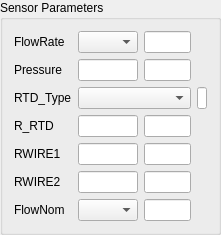
  <widget class="QGroupBox" name="groupBox_2">
   <property name="geometry">
    <rect>
     <x>280</x>
     <y>20</y>
     <width>191</width>
     <height>209</height>
    </rect>
   </property>
   <property name="title">
    <string>Sensor Parameters</string>
   </property>
   <layout class="QGridLayout" name="gridLayout_9">
    <item row="2" column="4">
     <widget class="QLineEdit" name="lineEdit_RTD_TypeHex">
      <property name="maximumSize">
       <size>
        <width>10</width>
        <height>16777215</height>
       </size>
      </property>
     </widget>
    </item>
    <item row="1" column="0">
     <widget class="QLabel" name="label_20">
      <property name="text">
       <string>Pressure</string>
      </property>
     </widget>
    </item>
    <item row="3" column="0">
     <widget class="QLabel" name="label_22">
      <property name="text">
       <string>R_RTD</string>
      </property>
     </widget>
    </item>
    <item row="3" column="3">
     <widget class="QLineEdit" name="lineEdit_R_RTDHex"/>
    </item>
    <item row="6" column="2">
     <widget class="QComboBox" name="comboBox_FlowNom">
      <property name="maximumSize">
       <size>
        <width>60</width>
        <height>16777215</height>
       </size>
      </property>
     </widget>
    </item>
    <item row="0" column="0">
     <widget class="QLabel" name="label_19">
      <property name="text">
       <string>FlowRate</string>
      </property>
     </widget>
    </item>
    <item row="4" column="3">
     <widget class="QLineEdit" name="lineEdit_RWire1Hex"/>
    </item>
    <item row="0" column="2">
     <widget class="QComboBox" name="comboBox_FlowRate">
      <property name="maximumSize">
       <size>
        <width>60</width>
        <height>16777215</height>
       </size>
      </property>
     </widget>
    </item>
    <item row="1" column="3">
     <widget class="QLineEdit" name="lineEdit_PressureHex"/>
    </item>
    <item row="5" column="3">
     <widget class="QLineEdit" name="lineEdit_RWire2Hex"/>
    </item>
    <item row="6" column="3">
     <widget class="QLineEdit" name="lineEdit_FlowNomHex"/>
    </item>
    <item row="5" column="0">
     <widget class="QLabel" name="label_24">
      <property name="text">
       <string>RWIRE2</string>
      </property>
     </widget>
    </item>
    <item row="3" column="2">
     <widget class="QLineEdit" name="lineEdit_R_RTD">
      <property name="maximumSize">
       <size>
        <width>60</width>
        <height>16777215</height>
       </size>
      </property>
     </widget>
    </item>
    <item row="1" column="2">
     <widget class="QLineEdit" name="lineEdit_Pressure">
      <property name="maximumSize">
       <size>
        <width>60</width>
        <height>16777215</height>
       </size>
      </property>
     </widget>
    </item>
    <item row="0" column="3">
     <widget class="QLineEdit" name="lineEdit_FlowRateHex"/>
    </item>
    <item row="6" column="0">
     <widget class="QLabel" name="label_25">
      <property name="text">
       <string>FlowNom</string>
      </property>
     </widget>
    </item>
    <item row="4" column="0">
     <widget class="QLabel" name="label_23">
      <property name="text">
       <string>RWIRE1</string>
      </property>
     </widget>
    </item>
    <item row="2" column="2" colspan="2">
     <widget class="QComboBox" name="comboBox_RTD_Type">
      <property name="minimumSize">
       <size>
        <width>113</width>
        <height>0</height>
       </size>
      </property>
      <property name="maximumSize">
       <size>
        <width>200</width>
        <height>16777215</height>
       </size>
      </property>
     </widget>
    </item>
    <item row="2" column="0">
     <widget class="QLabel" name="label_21">
      <property name="text">
       <string>RTD_Type</string>
      </property>
     </widget>
    </item>
    <item row="4" column="2">
     <widget class="QLineEdit" name="lineEdit_RWire1">
      <property name="maximumSize">
       <size>
        <width>60</width>
        <height>16777215</height>
       </size>
      </property>
     </widget>
    </item>
    <item row="5" column="2">
     <widget class="QLineEdit" name="lineEdit_RWire2">
      <property name="maximumSize">
       <size>
        <width>60</width>
        <height>16777215</height>
       </size>
      </property>
     </widget>
    </item>
    <item row="2" column="1">
     <spacer name="horizontalSpacer_2">
      <property name="orientation">
       <enum>Qt::Horizontal</enum>
      </property>
      <property name="sizeHint" stdset="0">
       <size>
        <width>40</width>
        <height>20</height>
       </size>
      </property>
     </spacer>
    </item>
    <item row="0" column="1">
     <spacer name="horizontalSpacer_3">
      <property name="orientation">
       <enum>Qt::Horizontal</enum>
      </property>
      <property name="sizeHint" stdset="0">
       <size>
        <width>40</width>
        <height>20</height>
       </size>
      </property>
     </spacer>
    </item>
    <item row="1" column="1">
     <spacer name="horizontalSpacer_4">
      <property name="orientation">
       <enum>Qt::Horizontal</enum>
      </property>
      <property name="sizeHint" stdset="0">
       <size>
        <width>40</width>
        <height>20</height>
       </size>
      </property>
     </spacer>
    </item>
    <item row="3" column="1">
     <spacer name="horizontalSpacer_5">
      <property name="orientation">
       <enum>Qt::Horizontal</enum>
      </property>
      <property name="sizeHint" stdset="0">
       <size>
        <width>40</width>
        <height>20</height>
       </size>
      </property>
     </spacer>
    </item>
    <item row="4" column="1">
     <spacer name="horizontalSpacer_6">
      <property name="orientation">
       <enum>Qt::Horizontal</enum>
      </property>
      <property name="sizeHint" stdset="0">
       <size>
        <width>40</width>
        <height>20</height>
       </size>
      </property>
     </spacer>
    </item>
    <item row="5" column="1">
     <spacer name="horizontalSpacer_7">
      <property name="orientation">
       <enum>Qt::Horizontal</enum>
      </property>
      <property name="sizeHint" stdset="0">
       <size>
        <width>40</width>
        <height>20</height>
       </size>
      </property>
     </spacer>
    </item>
    <item row="6" column="1">
     <spacer name="horizontalSpacer_8">
      <property name="orientation">
       <enum>Qt::Horizontal</enum>
      </property>
      <property name="sizeHint" stdset="0">
       <size>
        <width>40</width>
        <height>20</height>
       </size>
      </property>
     </spacer>
    </item>
   </layout>
  </widget>
